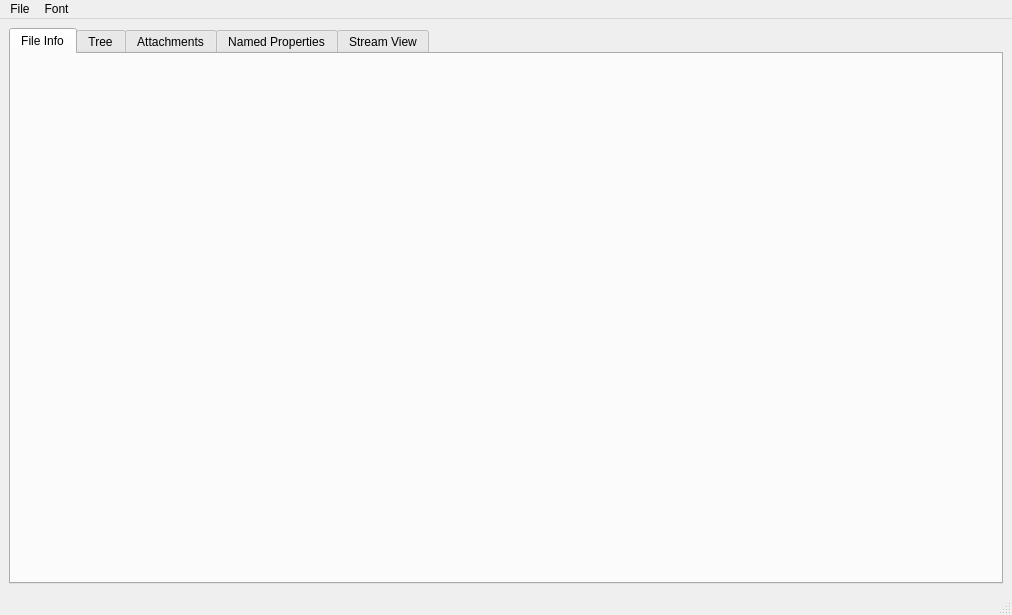
<?xml version="1.0" encoding="UTF-8"?>
<ui version="4.0">
 <class>MainWindow</class>
 <widget class="QMainWindow" name="MainWindow">
  <property name="geometry">
   <rect>
    <x>0</x>
    <y>0</y>
    <width>1012</width>
    <height>615</height>
   </rect>
  </property>
  <property name="windowTitle">
   <string>MSG Explorer</string>
  </property>
  <widget class="QWidget" name="centralwidget">
   <layout class="QGridLayout" name="gridLayout">
    <item row="0" column="0">
     <widget class="QTabWidget" name="tabWidget">
      <property name="currentIndex">
       <number>0</number>
      </property>
      <widget class="MSGDetailsPage" name="pageBasicInformation">
       <attribute name="title">
        <string>File Info</string>
       </attribute>
      </widget>
      <widget class="MSGTreeViewer" name="pageTreeView">
       <attribute name="title">
        <string>Tree</string>
       </attribute>
      </widget>
      <widget class="AttachmentsBrowser" name="pageAttachments">
       <attribute name="title">
        <string>Attachments</string>
       </attribute>
      </widget>
      <widget class="NamedPropertiesViewer" name="pageNamedProperties">
       <attribute name="title">
        <string>Named Properties</string>
       </attribute>
      </widget>
      <widget class="StreamViewer" name="pageStreamView">
       <attribute name="title">
        <string>Stream View</string>
       </attribute>
      </widget>
     </widget>
    </item>
   </layout>
  </widget>
  <widget class="QMenuBar" name="menubar">
   <property name="geometry">
    <rect>
     <x>0</x>
     <y>0</y>
     <width>1012</width>
     <height>21</height>
    </rect>
   </property>
   <widget class="QMenu" name="menuFile">
    <property name="title">
     <string>File</string>
    </property>
    <addaction name="actionLoad_Msg_File"/>
    <addaction name="actionLoad_Parent_Msg"/>
    <addaction name="actionClose_Current_File"/>
    <addaction name="separator"/>
    <addaction name="actionOpen_Log"/>
   </widget>
   <widget class="QMenu" name="menuTest">
    <property name="title">
     <string>Font</string>
    </property>
    <addaction name="actionIncrease_Font"/>
    <addaction name="actionDecrease_Font"/>
   </widget>
   <addaction name="menuFile"/>
   <addaction name="menuTest"/>
  </widget>
  <widget class="QStatusBar" name="statusbar"/>
  <action name="actionLoad_Msg_File">
   <property name="text">
    <string>Load Msg File...</string>
   </property>
  </action>
  <action name="actionClose_Current_File">
   <property name="text">
    <string>Close Current File</string>
   </property>
  </action>
  <action name="actionOpen_Log">
   <property name="text">
    <string>Open Log</string>
   </property>
  </action>
  <action name="actionIncrease_Font">
   <property name="text">
    <string>Increase Font</string>
   </property>
  </action>
  <action name="actionDecrease_Font">
   <property name="text">
    <string>Decrease Font</string>
   </property>
  </action>
  <action name="actionLoad_Parent_Msg">
   <property name="enabled">
    <bool>false</bool>
   </property>
   <property name="text">
    <string>Load Parent Msg</string>
   </property>
  </action>
 </widget>
 <customwidgets>
  <customwidget>
   <class>MSGTreeViewer</class>
   <extends>QWidget</extends>
   <header>..msg_tree_viewer</header>
   <container>1</container>
  </customwidget>
  <customwidget>
   <class>AttachmentsBrowser</class>
   <extends>QWidget</extends>
   <header>..attachments_browser</header>
   <container>1</container>
  </customwidget>
  <customwidget>
   <class>StreamViewer</class>
   <extends>QWidget</extends>
   <header>..stream_viewer</header>
   <container>1</container>
  </customwidget>
  <customwidget>
   <class>MSGDetailsPage</class>
   <extends>QWidget</extends>
   <header>..msg_details_page</header>
   <container>1</container>
  </customwidget>
  <customwidget>
   <class>NamedPropertiesViewer</class>
   <extends>QWidget</extends>
   <header>..named_properties_viewer</header>
   <container>1</container>
  </customwidget>
 </customwidgets>
 <resources/>
 <connections/>
</ui>
